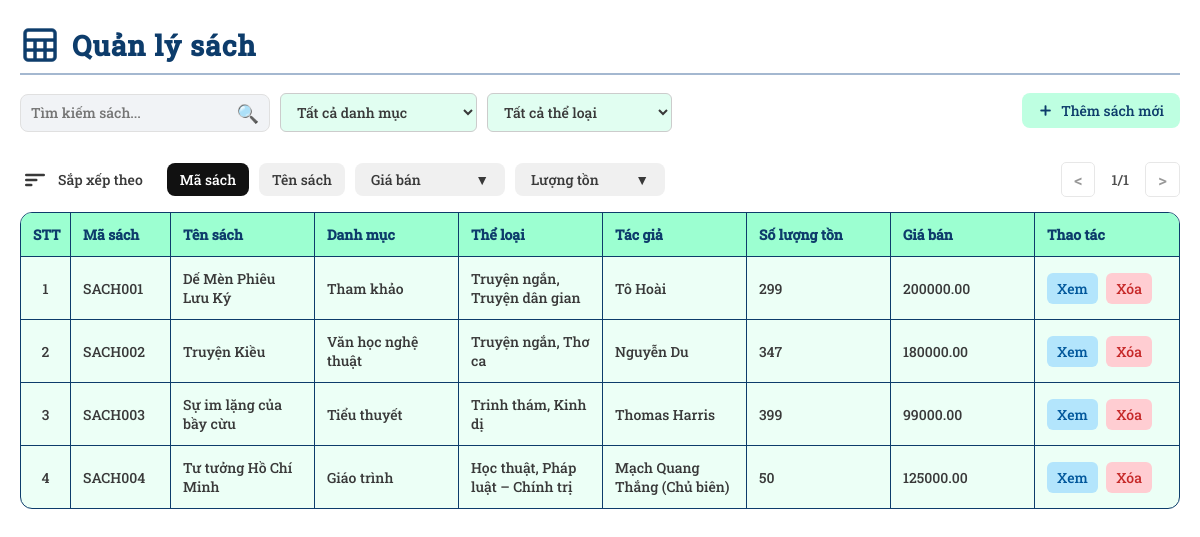
Before: /admin/Books/books.php (signed in) with the older database file.
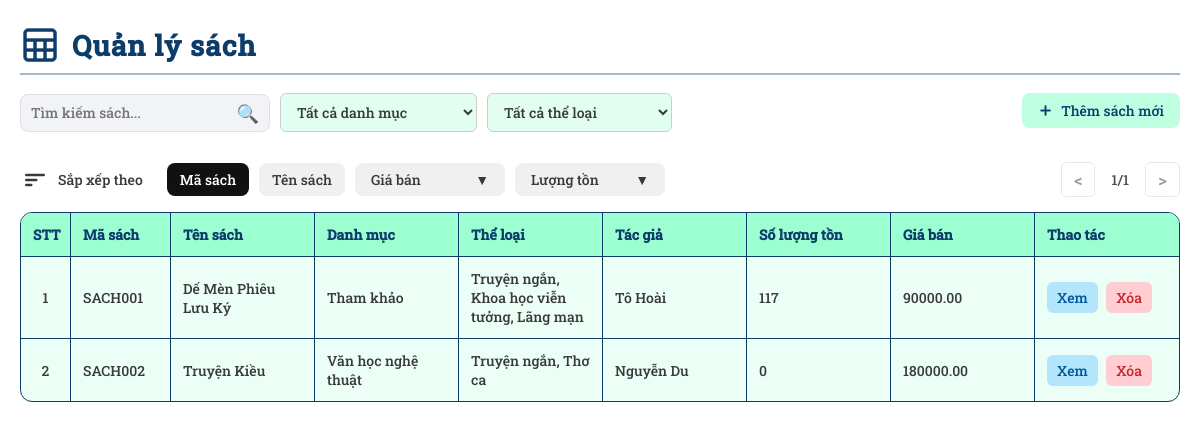
After: the same page with the newer database file.
### tables this page shows
CREATE TABLE `sach` (
  `MaSach` varchar(50) NOT NULL,
  `TenSach` varchar(255) NOT NULL,
  `MaDMS` varchar(10) NOT NULL,
  `TheLoai` varchar(255) NOT NULL,
  `NhaXuatBan` varchar(255) NOT NULL,
  `NgayXuatBan` date NOT NULL,
  `TacGia` varchar(255) NOT NULL,
  `NgonNgu` varchar(100) NOT NULL,
  `GiaBan` decimal(12,2) NOT NULL,
  `SoLuongTon` int(11) NOT NULL
);

### admin/Books/books.php (the view, shortened to what the changed rows need)
<?php
include __DIR__ . '/../../connect.php';
$role = $_SESSION['role'];
$danhMucArr = [];
$result = $mysqli->query("SELECT MaDMS, TenDanhMuc FROM danhmucsach");
while ($row = $result->fetch_assoc()) {
    $danhMucArr[$row['MaDMS']] = $row['TenDanhMuc'];
}
$theLoaiArr = [];
$result = $mysqli->query("SELECT MaTL, TenTheLoai FROM theloai");
while ($row = $result->fetch_assoc()) {
    $theLoaiArr[$row['MaTL']] = $row['TenTheLoai'];
}
$result = $mysqli->query("SELECT * FROM sach");
?>
<!DOCTYPE html>
<html lang="vi">
<head>
    <link rel="stylesheet" href="https://cdn.jsdelivr.net/npm/choices.js/public/assets/styles/choices.min.css">
    <link rel="stylesheet" href="../../assets/general-style.css" type="text/css">
    <link rel="stylesheet" href="../../assets/books-style.css" type="text/css">
</head>
<body>
    <div class="main-content">
        <h2 class="title">
            <img src="../../assets/sheet.png" class="title-icon">
            Quản lý sách
        </h2>
        <table id="bookTable" class="table">
            <thead>
                <tr>
                    <th class="stt">STT</th>
                    <th class="id">Mã sách</th>
                    <th>Tên sách</th>
                    <th>Danh mục</th>
                    <th>Thể loại</th>
                    <th>Tác giả</th>
                    <th class="stock">Số lượng tồn</th>
                    <th class="price">Giá bán</th>
                    <th class="action-buttons">Thao tác</th>
                </tr>
            </thead>
            <tbody>
                <?php $stt = 1; ?>
                <?php while ($row = $result->fetch_assoc()): ?>
                <?php
                $tlArr = explode(',', $row['TheLoai']);
                $tenTheloaiArr = [];
                foreach ($tlArr as $theloai){
                    $tenTheloaiArr[] = $theLoaiArr[$theloai];
                }
                ?>
                <tr>
                    <td><?= $stt++ ?></td>
                    <td class="id"><?= htmlspecialchars($row['MaSach']) ?></td>
                    <td><?= htmlspecialchars($row['TenSach']) ?></td>
                    <td data-madm="<?= htmlspecialchars($row['MaDMS']) ?>">
                        <?= htmlspecialchars($danhMucArr[$row['MaDMS']]) ?>
                    </td>
                    <td data-matl="<?= htmlspecialchars($row['TheLoai']) ?>">
                        <?= htmlspecialchars(implode(', ', $tenTheloaiArr)) ?>
                    </td>
                    <td><?= htmlspecialchars($row['TacGia']) ?></td>
                    <td class="stock"><?= htmlspecialchars($row['SoLuongTon']) ?></td>
                    <td class="price"><?= htmlspecialchars($row['GiaBan']) ?></td>
                    <td class="action-buttons">
                        <button class="view-btn" onclick="openForm(
                        '<?= $row['MaSach'] ?>',
                        '<?= $row['TenSach'] ?>',
                        '<?= $row['MaDMS'] ?>',
                        '<?= $row['TheLoai'] ?>',
                        '<?= $row['TacGia'] ?>',
                        '<?= $row['NhaXuatBan'] ?>',
                        '<?= $row['NgayXuatBan'] ?>',
                        '<?= $row['NgonNgu'] ?>',
                        '<?= $row['SoLuongTon'] ?>',
                        '<?= $row['GiaBan'] ?>'
                        )">Xem</button>
                        <?php if($role === 'Admin'): ?>
                        <button class="delete-btn" onclick="deleteBook('<?= $row['MaSach'] ?>')">Xóa</button>
                        <?php endif; ?>
                    </td>
                </tr>
                <?php endwhile; ?>
            </tbody>
        </table>
    </div>
</body>
</html>

Changed rows visible on the page:
removed sach: MaSach "SACH003", TenSach "Sự im lặng của bầy cừu", MaDMS "Tiểu thuyết", tenTheloaiArr "Trinh thám, Kinh dị", TacGia "Thomas Harris", SoLuongTon "399", GiaBan "99000.00"
removed sach: MaSach "SACH004", TenSach "Tư tưởng Hồ Chí Minh", MaDMS "Giáo trình", tenTheloaiArr "Học thuật, Pháp luật – Chính trị", TacGia "Mạch Quang Thắng (Chủ biên)", SoLuongTon "50", GiaBan "125000.00"
changed sach "SACH001": tenTheloaiArr "Truyện ngắn, Truyện dân gian" → "Truyện ngắn, Khoa học viễn tưởng, Lãng mạn"; SoLuongTon "299" → "117"; GiaBan "200000.00" → "90000.00"
changed sach "SACH002": SoLuongTon "347" → "0"
